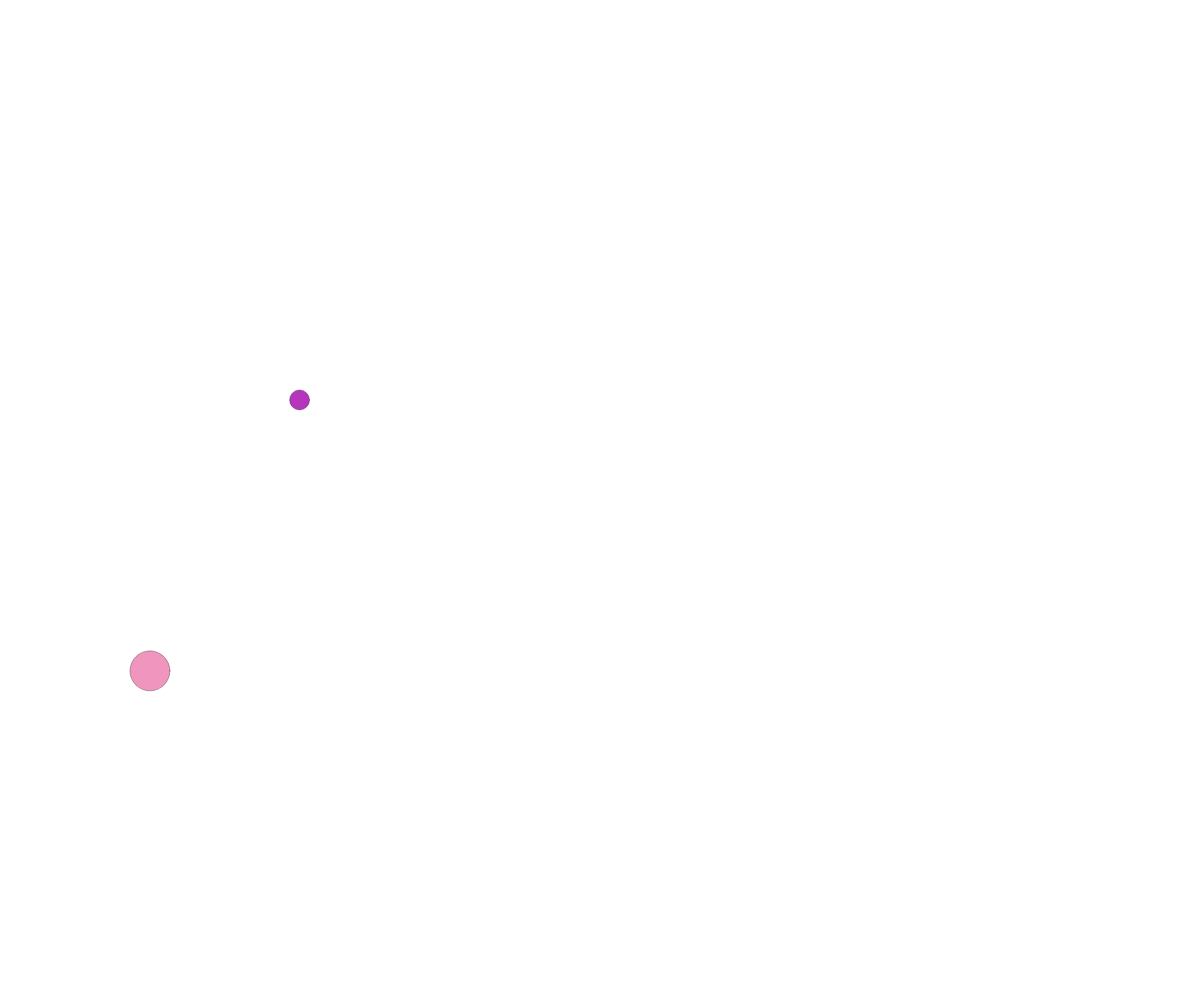
Frame 1 (no input)
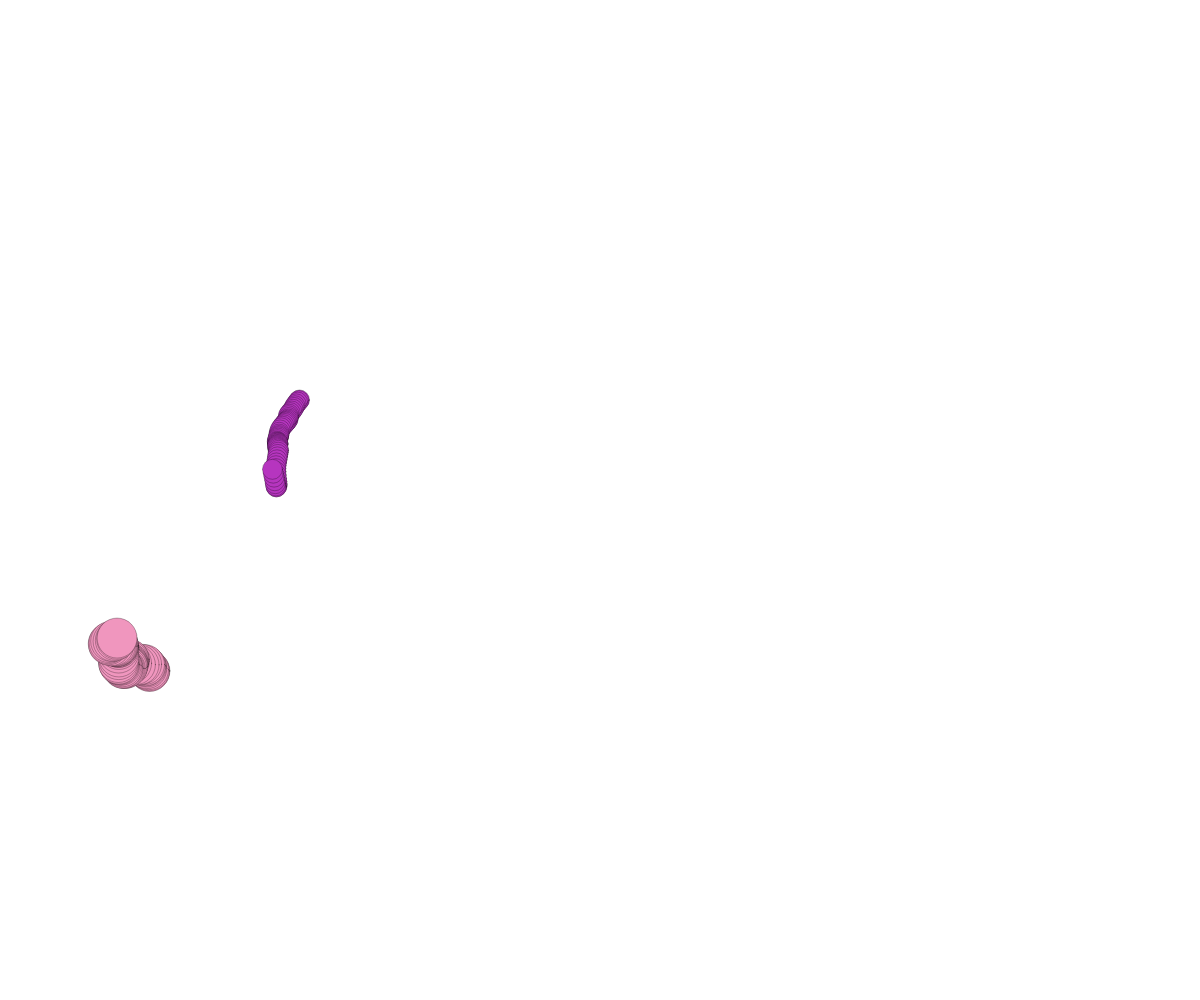
Frame 60 (no input)
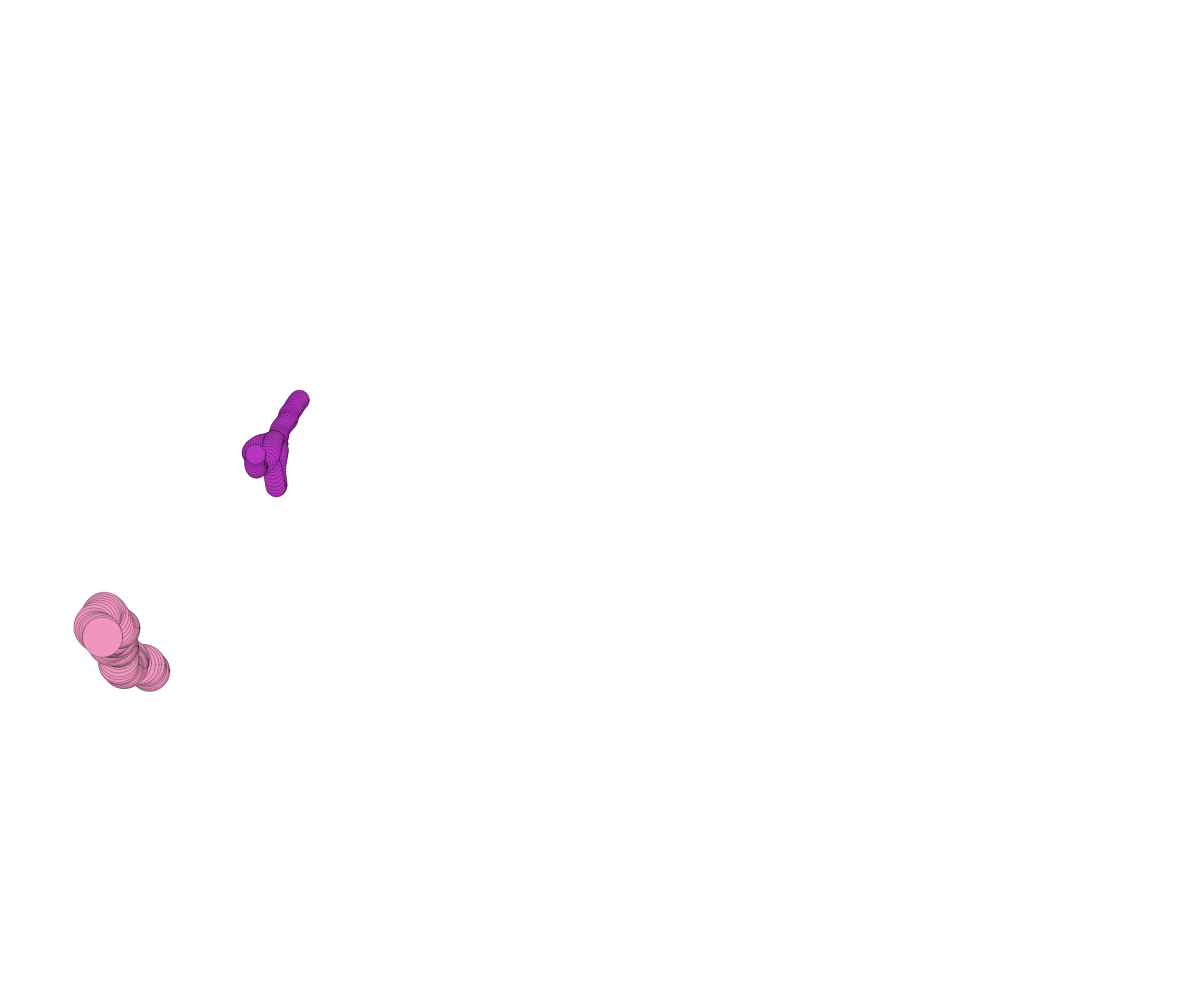
Frame 120 (the mouse pressed at the canvas centre since frame 60)

The p5.js sketch that drew these frames (run headless with seeded random() and noise() and a simulated clock; from frame 60 on, the mouse is pressed at the canvas centre):

// p5.js sketch
// ── sketch.js
// Object Notation, Noise Recap
// Mr. Scott
// March 2, 2026

//global variables section
let ball, ball2; //objects can't be created before setup

function setup() {
  createCanvas(windowWidth, windowHeight);
  ball = { // object notation. Inside the brackets
           //set up a bunch of property:value pairs 
    x: 300,     y: 400,    size:20,
    c: color(random(255),random(255),random(255)),
    timeX: random(100),  timeY: random(100),
    timeOff: 0.08
  }
  ball2 ={
    x: 150, y:670, size:40,
    c:color(240,150,190), timeX:random(100),
    timeY:random(100), timeOff: 0.2
  }

}

function moveBall(b){
  //b → Ball type object
  //update the position and draw the ball

  //generate how to change x and y position (noise)
  let dx = noise(b.timeX); //0-1
  dx = map(dx, 0, 1, -5, 5); //dx:  -5 to 5
  let dy = noise(b.timeY); //0-1
  dy = map(dy, 0, 1, -5, 5);//dy:   -5 to 5

  //advance our noise graph "cursors"
  b.timeX += b.timeOff;  b.timeY += b.timeOff;

  //update the position
  b.x += dx;     b.y += dy;

  //corrections (wrap around)
  if(b.x < 0) b.x = width;
  else if(b.x > width) b.x = 0;

  if(b.y < 0) b.y = height;
  else if (b.y > height) b.y = 0;

  //render the circle:
  fill(b.c);
  circle(b.x, b.y, b.size);
}

function draw() {
  //background(220);
  // noStroke();
  stroke(0,70);
  moveBall(ball);
  moveBall(ball2);
}
